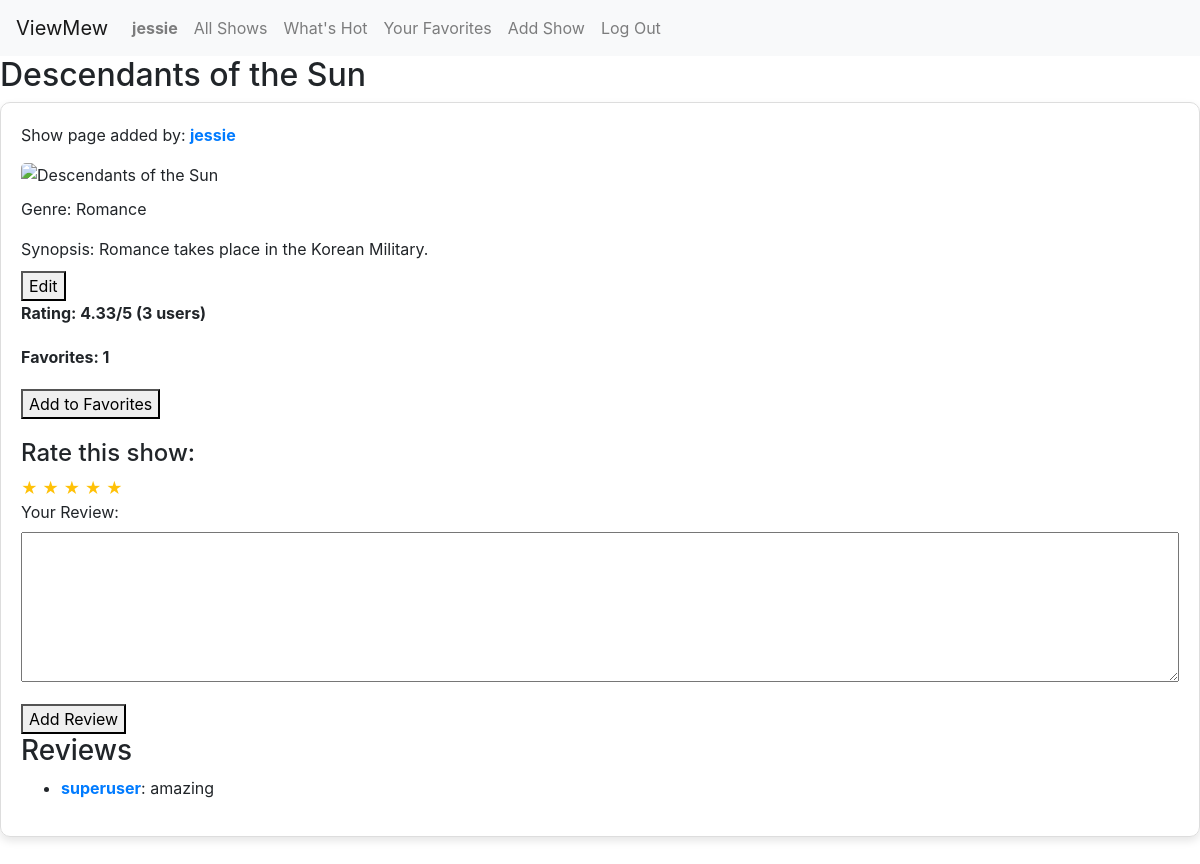
The page /show/5 (signed in) on the database its author committed.
### capstone/models.py (models this page shows, shortened)
class User(AbstractUser):
    favorites = models.ManyToManyField("Show", blank=True, related_name="favorited_by")

class Show(models.Model):
    creator = models.ForeignKey(User, on_delete=models.CASCADE)  # The user who created the show
    title = models.TextField()  # The title of the show
    genre = models.TextField() # The genre the show belongs to
    description = models.TextField() # The description of the show
    rating = models.ManyToManyField(User, through='Rating', related_name='rated_shows')
    favorites = models.ManyToManyField(User, related_name='liked_shows', blank=True)  # Users who favorited the show
    image_url = models.TextField()
    average_rating = models.DecimalField(max_digits=3, decimal_places=2, default=0.00)
    def update_average_rating(self):
        average = self.ratings.aggregate(Avg('stars'))['stars__avg'] or 0
        self.average_rating = round(average, 2)
        self.save()

class Review(models.Model):
    user = models.ForeignKey(User, on_delete=models.CASCADE)  # The user who created the Review
    show = models.ForeignKey(Show, on_delete=models.CASCADE)  # The show the Review belongs to
    text = models.TextField()  # The Review text
    created_at = models.DateTimeField(auto_now_add=True)  # Timestamp when the Review was created

### capstone/views.py (the view, shortened to what this page needs)
# urls.py: path("show/<int:show_id>", views.show_view, name="show_view"),
def show_view(request, show_id):
    show =  Show.objects.get(pk=show_id)
    reviews = Review.objects.filter(show=show).order_by("-created_at")
    review_form = ReviewForm()
    is_in_favorites = show in request.user.favorites.all() if request.user.is_authenticated else False
    show.update_average_rating()
    total_ratings = show.ratings.count()
    return render(request, "capstone/show_page.html", {
        "show": show,
        "reviews": reviews,
        "review_form": review_form,
        "is_in_favorites": is_in_favorites,
        "average_rating": show.average_rating,
        "total_ratings": total_ratings
    })

### capstone/forms.py
class ReviewForm(forms.ModelForm):
    class Meta:
        model = Review
        fields = ['text']
        labels = {
            'text': 'Your Review:',  # Set a custom label for the 'text' field
        }

### capstone/templates/capstone/show_page.html (shortened to what this page needs)
{% extends "capstone/layout.html" %}
{% load static %}
{% block body %}
    <h2>{{ show.title }}</h2>
    <div class="show" data-show-id="{{ show.id }}">
        <div class="show-creator">
            <p>Show page added by: <a href="{% url 'profile' show.creator.username %}"><strong>{{ show.creator.username }}</strong></a></p>
        </div>
        <div class="show-image">
            <img src="{{ show.image_url }}" alt="{{ show.title }}" width="10" height="5">
        </div>
        <div class="show-genre">
            <p>Genre: {{ show.genre }}</p>
        </div>
        <div class="show-description">
            <p>Synopsis: <span class="synopsis-text">{{ show.description }}</span></p>
        </div>
        {% if user.is_authenticated and show.creator == request.user %}
            <button class="edit-show-btn">Edit</button>
        {% endif %}
        <div class="show-rating">
            <p>Rating: {{ show.average_rating }}/5 ({{ total_ratings }} users)</p>
        </div>
        <div class="show-favorites">
            <p>Favorites: {{ show.favorites.count }}</p>
        </div>
        {% if user.is_authenticated %}
            <form method="post" action="{% url 'show_view' show.id %}">
                <button type="submit" name="favorites_submit">
                    {% if is_in_favorites %}Remove from Favorites{% else %}Add to Favorites{% endif %}
                </button>
            </form>
            <form id="rating-form" action="{% url 'rate_show' show.id %}" method="post">
                <h4>Rate this show:</h4>
                <div class="star-rating">
                    <span class="star" data-rating="1">&#9733;</span>
                    <span class="star" data-rating="2">&#9733;</span>
                    <span class="star" data-rating="3">&#9733;</span>
                    <span class="star" data-rating="4">&#9733;</span>
                    <span class="star" data-rating="5">&#9733;</span>
                </div>
            </form>
            <form id="review_form" method="post" action="{% url 'show_view' show.id %}">
                {{ review_form.as_p }}
                <button type="submit" name="review_form_submit">Add Review</button>
            </form>
        {% endif %}
        <h3>Reviews</h3>
        <ul>
            {% for review in reviews %}
                <li><a href="{% url 'profile' review.user.username %}"><strong>{{ review.user.username }}</strong></a>: {{ review.text }}</li>
            {% empty %}
                <p>No reviews yet.</p>
            {% endfor %}
        </ul>
    </div>
{% endblock %}

### capstone/templates/capstone/layout.html (shortened to what this page needs)
{% load static %}
<!DOCTYPE html>
<html lang="en">
    <head>
        <link rel="stylesheet" href="https://stackpath.bootstrapcdn.com/bootstrap/4.4.1/css/bootstrap.min.css">
        <link href="{% static 'capstone/styles.css' %}" rel="stylesheet">
    </head>
    <body>
        <nav class="navbar navbar-expand-lg navbar-light bg-light">
            <a class="navbar-brand" href="#">ViewMew</a>
            <div>
              <ul class="navbar-nav mr-auto">
                {% if user.is_authenticated %}
                    <li class="nav-item">
                        <a class="nav-link" href="{% url 'profile' user.username %}"><strong>{{ user.username }}</strong></a>
                    </li>
                {% endif %}
                <li class="nav-item">
                  <a class="nav-link" href="{% url 'index' %}">All Shows</a>
                </li>
                <li class="nav-item">
                    <a class="nav-link" href="{% url 'recommendations' %}">What's Hot</a>
                </li>
                {% if user.is_authenticated %}
                    <li class="nav-item">
                        <a class="nav-link" href="{% url 'favorites' %}">Your Favorites</a>
                    </li>
                    <li class="nav-item">
                        <a class="nav-link" id="add-show" href="{% url 'new_show' %}">Add Show</a>
                    </li>
                    <li class="nav-item">
                        <a class="nav-link" href="{% url 'logout' %}">Log Out</a>
                    </li>
                {% endif %}
              </ul>
            </div>
        </nav>
        <div class="body">
            {% block body %}
            {% endblock %}
        </div>
    </body>
</html>

### capstone/static/capstone/styles.css (style rules this page uses)
.star { cursor: pointer; color: #ffc107; transition: color 0.2s; }
.show { border: 1px solid #ddd; border-radius: 10px; padding: 20px; margin-bottom: 30px; box-shadow: 0 4px 8px rgba(0, 0, 0, 0.1); }
.show-image img { width: 100%; height: auto; max-width: min(100%, 500px); max-height: 100%; border-radius: 5px; margin-bottom: 10px; }
.show-description p { margin-bottom: 10px; }
#rating-form { margin-top: 20px; }
.show-rating p, .show-favorites p { margin-bottom: 20px; font-weight: bold; }
#id_text { width: 100%; height: 150px; resize: vertical; }

### rows shown on the page
User: username "jessie"
Show: title "Descendants of the Sun", creator.username "jessie", genre "Romance", description "Romance takes place in the Korean Military.", average_rating "4.33", favorites.count "1"
Review: user.username "superuser", text "amazing"

### other values the page prints
{{ total_ratings }} "3"
